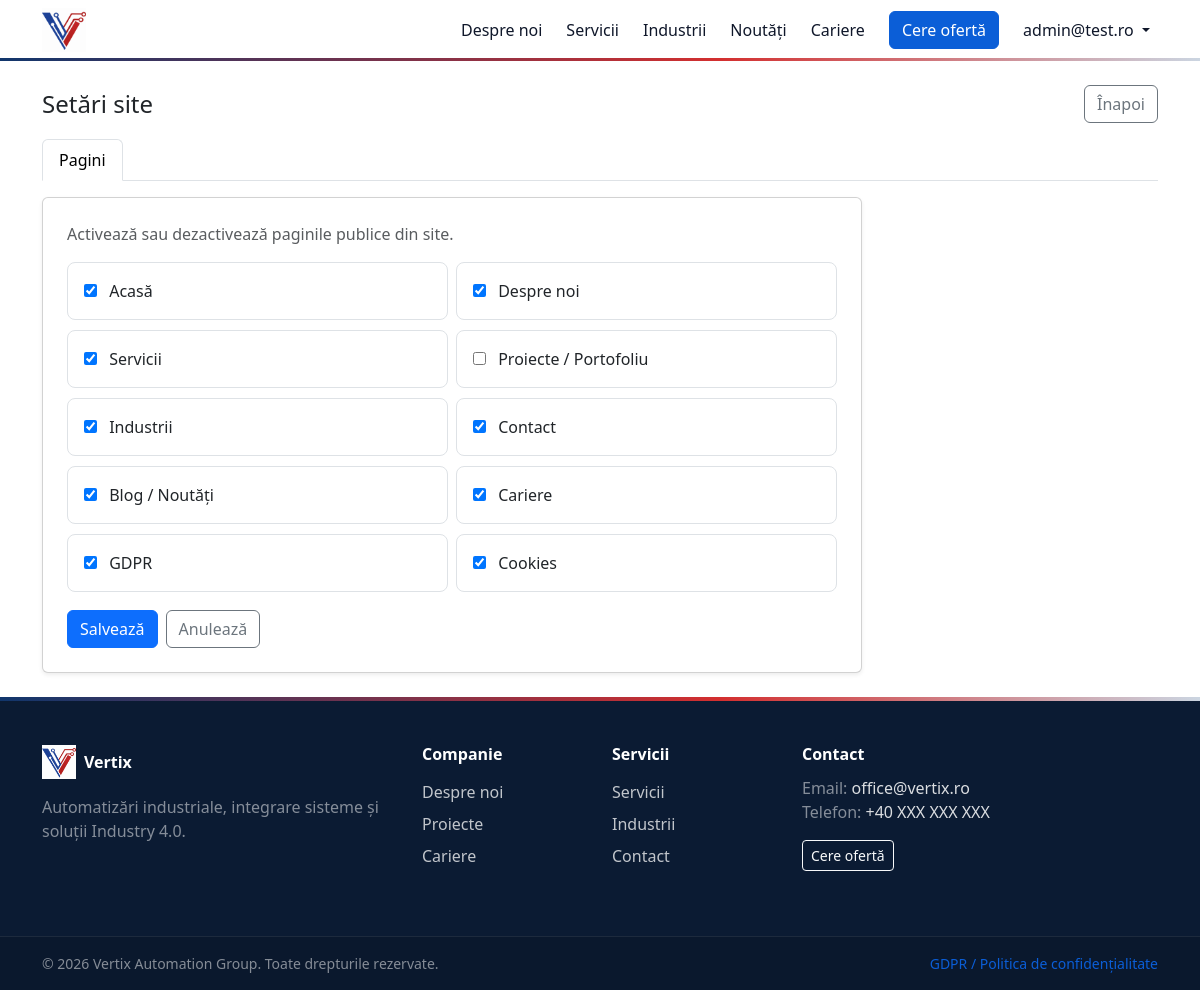
The page /ro/portal/setari-site/ (signed in) on the database as committed earlier.
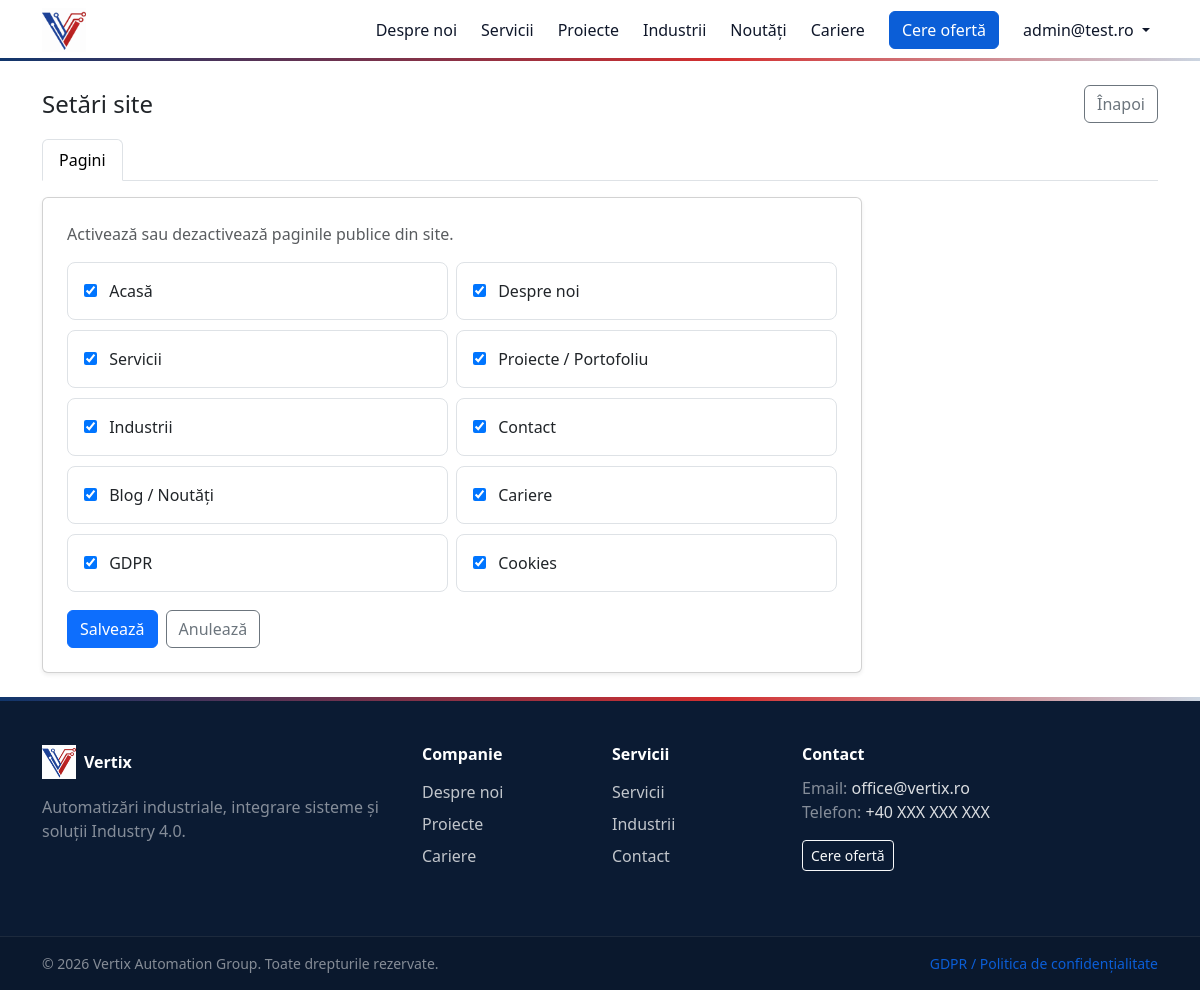
The same page on the database as committed later.
### website/models.py (models this page shows, shortened)
class SiteSettings(models.Model):
    home_enabled = models.BooleanField(default=True)
    about_enabled = models.BooleanField(default=True)
    services_enabled = models.BooleanField(default=True)
    projects_enabled = models.BooleanField(default=True)
    industries_enabled = models.BooleanField(default=True)
    contact_enabled = models.BooleanField(default=True)
    blog_enabled = models.BooleanField(default=True)
    careers_enabled = models.BooleanField(default=True)
    gdpr_enabled = models.BooleanField(default=True)
    cookies_enabled = models.BooleanField(default=True)
    updated_at = models.DateTimeField(auto_now=True)
    class Meta:
        verbose_name = "Site Settings"
        verbose_name_plural = "Site Settings"

### portal/views.py (the view)
# urls.py: path("setari-site/", views.site_settings_view, name="portal_site_settings"),
@role_required(User.Role.ADMIN, User.Role.MANAGER)
def site_settings_view(request):
    settings_obj = get_site_settings()
    if request.method == "POST":
        form = SitePagesSettingsForm(request.POST, instance=settings_obj)
        if form.is_valid():
            form.save()
            messages.success(request, "Setările au fost salvate.")
            return redirect("portal_site_settings")
    else:
        form = SitePagesSettingsForm(instance=settings_obj)
    return render(request, "portal/site_settings.html", {"form": form})

### portal/forms_site_settings.py
class SitePagesSettingsForm(forms.ModelForm):
    class Meta:
        model = SiteSettings
        fields = [
            "home_enabled",
            "about_enabled",
            "services_enabled",
            "projects_enabled",
            "industries_enabled",
            "contact_enabled",
            "blog_enabled",
            "careers_enabled",
            "gdpr_enabled",
            "cookies_enabled",
        ]
        labels = {
            "home_enabled": "Acasă",
            "about_enabled": "Despre noi",
            "services_enabled": "Servicii",
            "projects_enabled": "Proiecte / Portofoliu",
            "industries_enabled": "Industrii",
            "contact_enabled": "Contact",
            "blog_enabled": "Blog / Noutăți",
            "careers_enabled": "Cariere",
            "gdpr_enabled": "GDPR",
            "cookies_enabled": "Cookies",
        }

### portal/security.py (called while the page is built)
def get_client_ip(request):
    xff = request.META.get("HTTP_X_FORWARDED_FOR")
    if xff:
        return xff.split(",")[0].strip()
    return request.META.get("REMOTE_ADDR")

### website/context_processors.py (called while the page is built)
def site_settings(request):
    return {"site_settings": get_site_settings()}

### portal/templates/portal/site_settings.html (shortened to what this page needs)
{% extends "website/base.html" %}
{% load i18n %}
{% block content %}
<div class="container py-4">
  <div class="d-flex justify-content-between align-items-center mb-3">
    <h1 class="h4 mb-0">{% trans "Setări site" %}</h1>
    <a class="btn btn-outline-secondary" href="{% url 'portal_dashboard' %}">
      {% trans "Înapoi" %}
    </a>
  </div>
  <ul class="nav nav-tabs mb-3" role="tablist">
    <li class="nav-item" role="presentation">
      <button class="nav-link active" data-bs-toggle="tab" data-bs-target="#pages" type="button" role="tab">
        {% trans "Pagini" %}
      </button>
    </li>
  </ul>
  <div class="tab-content">
    <div class="tab-pane fade show active" id="pages" role="tabpanel">
      <form method="post" class="card p-4 shadow-sm" style="max-width: 820px;">
        <p class="text-muted mb-3">
          {% trans "Activează sau dezactivează paginile publice din site." %}
        </p>
        <div class="row g-2">
          {% for field in form %}
            <div class="col-md-6">
              <div class="form-check form-switch border rounded-3 p-3">
                {{ field }}
                <label class="form-check-label ms-2" for="{{ field.id_for_label }}">
                  {{ field.label }}
                </label>
              </div>
            </div>
          {% endfor %}
        </div>
        <div class="mt-3 d-flex gap-2">
          <button class="btn btn-primary" type="submit">{% trans "Salvează" %}</button>
          <a class="btn btn-outline-secondary" href="{% url 'portal_dashboard' %}">{% trans "Anulează" %}</a>
        </div>
      </form>
    </div>
  </div>
</div>
{% endblock %}

### website/templates/website/partials/_navbar.html (shortened to what this page needs)
{% load static %}
{% load i18n %}
<nav class="navbar navbar-expand-lg bg-white border-bottom sticky-top">
  <div class="container">
    <a class="navbar-brand d-flex align-items-center" href="{% url 'home' %}">
      <img
        src="{% static 'img/logo-vertix.svg' %}"
        alt="Vertix"
        class="navbar-logo"
        width="44"
        height="44"
        loading="eager"
      >
    </a>
    <div class="collapse navbar-collapse" id="nav">
      <ul class="navbar-nav ms-auto align-items-lg-center gap-lg-2">
        {% if site_settings.about_enabled %}
          <li class="nav-item">
            <a class="nav-link" href="{% url 'about' %}">{% trans "Despre noi" %}</a>
          </li>
        {% endif %}
        {% if site_settings.services_enabled %}
          <li class="nav-item">
            <a class="nav-link" href="{% url 'services_list' %}">{% trans "Servicii" %}</a>
          </li>
        {% endif %}
        {% if site_settings.projects_enabled %}
          <li class="nav-item">
            <a class="nav-link" href="{% url 'projects_list' %}">{% trans "Proiecte" %}</a>
          </li>
        {% endif %}
        {% if site_settings.industries_enabled %}
          <li class="nav-item">
            <a class="nav-link" href="{% url 'industries' %}">{% trans "Industrii" %}</a>
          </li>
        {% endif %}
        {% if site_settings.blog_enabled %}
          <li class="nav-item">
            <a class="nav-link" href="{% url 'blog_list' %}">{% trans "Noutăți" %}</a>
          </li>
        {% endif %}
        {% if site_settings.careers_enabled %}
          <li class="nav-item">
            <a class="nav-link" href="{% url 'careers' %}">{% trans "Cariere" %}</a>
          </li>
        {% endif %}
        {% if site_settings.contact_enabled %}
          <li class="nav-item">
            <a class="btn btn-primary ms-lg-2" href="{% url 'contact' %}">
              {% trans "Cere ofertă" %}
            </a>
          </li>
        {% endif %}
{% if request.user.is_authenticated %}
  <li class="nav-item dropdown ms-lg-2">
    <a class="nav-link dropdown-toggle position-relative"
       href="#"
       role="button"
       data-bs-toggle="dropdown"
       aria-expanded="false"
       id="userDropdown">
      {{ request.user.email }}
    </a>
  </li>
{% endif %}
      </ul>
    </div>
  </div>
</nav>

Rows that differ between the two databases and show on the page:
changed SiteSettings: projects_enabled "☐" → "☑"
Other text that changed with them:
text now shown: "Proiecte"
